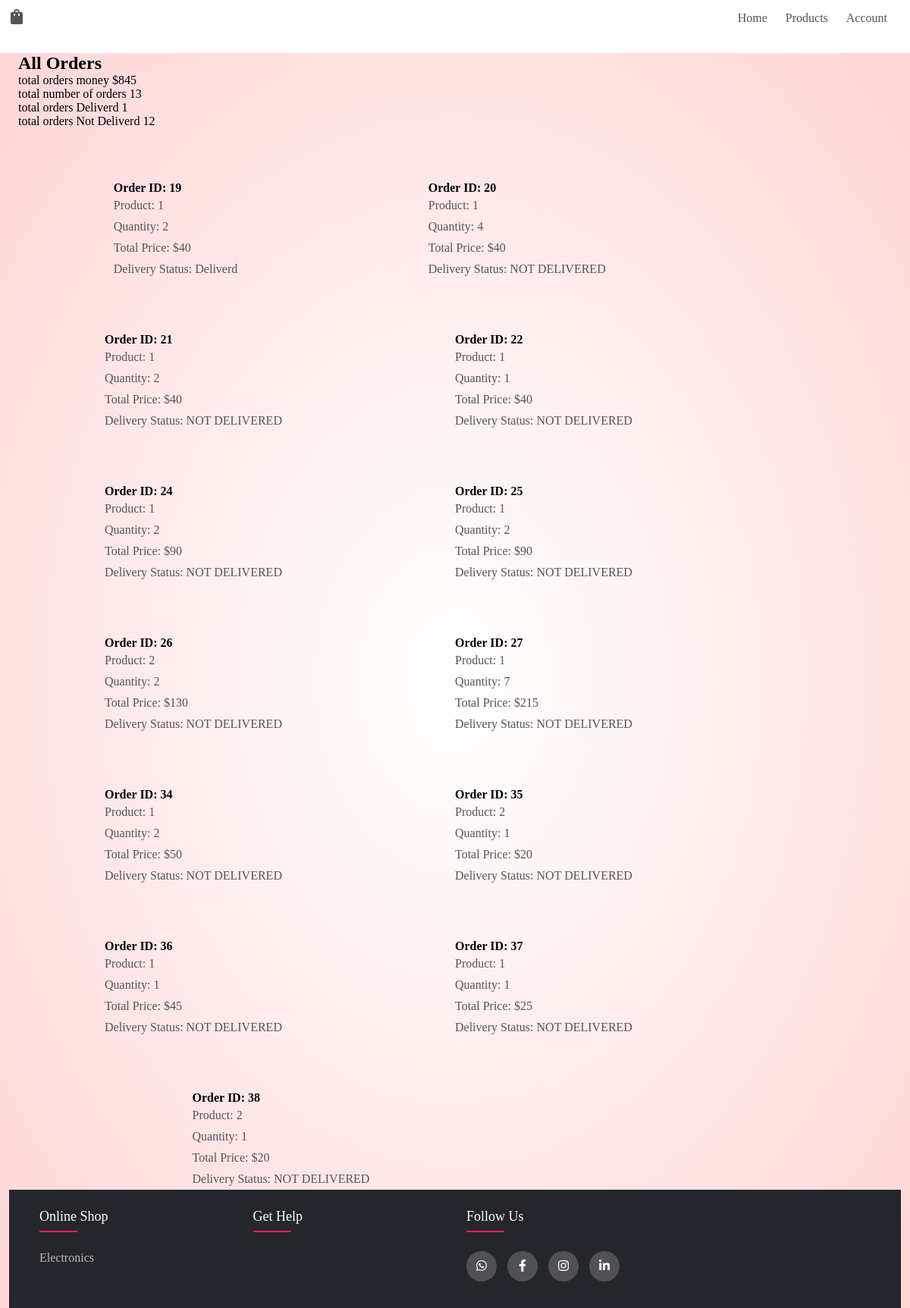
The app's page /admin_report.php, older data.
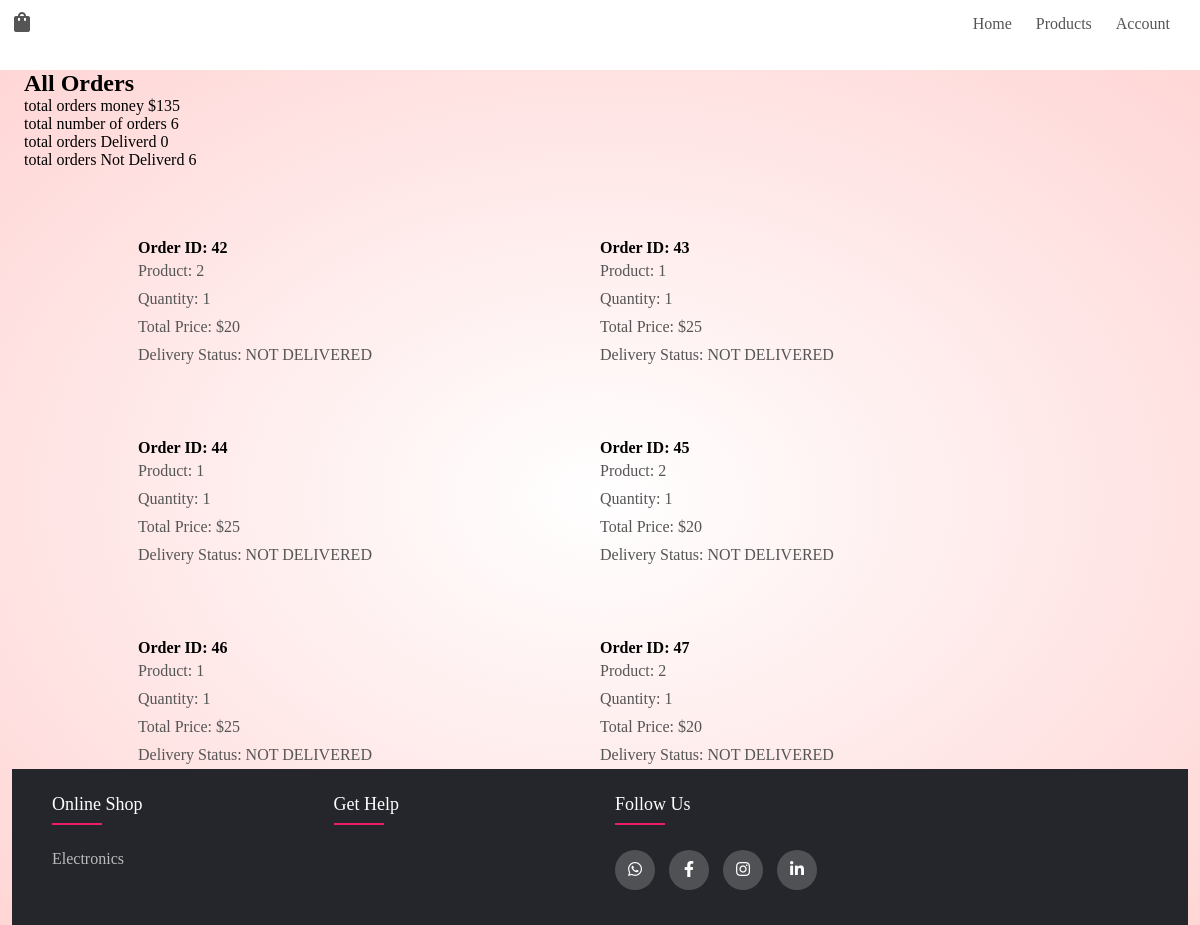
The same page, newer data.
### tables this page shows
CREATE TABLE `cart` (
  `cart_id` int(11) NOT NULL,
  `customer_id` int(11) DEFAULT NULL,
  `product_id` varchar(11) DEFAULT NULL,
  `quantity` int(11) DEFAULT NULL,
  `total_price` int(11) DEFAULT NULL,
  `delivery_status` varchar(255) DEFAULT 'NOT DELIVERED',
  `timestamp_col` timestamp NOT NULL DEFAULT current_timestamp()
);

### admin_report.php (the view, shortened to what this page needs)
<?php
include("headers_and_footer/header.php");
$conn = new mysqli('localhost', 'root', '', 'sa-project');
$sql = "SELECT * FROM cart";
$result = $conn->query($sql);
$result1 =$conn->query($sql);
$cnt=0;
$notdeliverd=0;
$deliverd=0;
$total_number_orders=0;
while($buffers = $result1->fetch_assoc()){
    $cnt+=$buffers["total_price"];
    $total_number_orders+=1;
    if($buffers["delivery_status"]==="NOT DELIVERED"){
        $notdeliverd+=1;
    }
    else    $deliverd+=1;
}
?>
<div class="container mt-5">
    <h2>All Orders</h2>
    <div>total orders money $<?php echo $cnt;?></div>
    <div>total number of orders <?php echo $total_number_orders;?></div>
    <div>total orders Deliverd <?php echo $deliverd;?></div>
    <div>total orders Not Deliverd <?php echo $notdeliverd;?></div>
    <?php
    $orderCount = 0;
    if ($result->num_rows > 0) {
        while ($row = $result->fetch_assoc()) {
            if ($orderCount % 2 == 0) {
                echo "<div class='row'>";
            }
            echo "<div class='col-md-6 mb-4'>";
            echo "<div class='order card'>";
            echo "<h4 class='card-header'>Order ID: " . $row['cart_id'] . "</h4>";
            echo "<div class='card-body'>";
            echo "<p class='card-text'>Product: " . $row['product_id'] . "</p>";
            echo "<p class='card-text'>Quantity: " . $row['quantity'] . "</p>";
            echo "<p class='card-text'>Total Price: $" . $row['total_price'] . "</p>";
            echo "<p class='card-text'>Delivery Status: " . $row['delivery_status'] . "</p>";
            echo "</div>";
            echo "</div>";
            echo "</div>";
            $orderCount++;
            if ($orderCount % 2 == 0) {
                echo "</div>";
            }
        }
        if ($orderCount % 2 != 0) {
            echo "</div>";
        }
    } else {
        echo "<p>No orders found.</p>";
    }
    ?>
</div>
<?php
include("headers_and_footer/footer.php");
?>

### headers_and_footer/header.php (shortened to what this page needs)
 <!DOCTYPE html>
<html lang="en">
  <head>
    <link rel="stylesheet" href="style.css" />
    <link rel="stylesheet" type="text/css" href="https://cdnjs.cloudflare.com/ajax/libs/font-awesome/5.15.1/css/all.min.css">
  </head>
<body>
    <div class="header">
     <div class="container">
          <div class="navbar">
          <div class="logo">
           <a href="index.php"><i class="material-icons">shopping_bag</i></a>
          </div>
          <nav>
            <ul id="MenuItems">
              <li><a href="index.php">Home</a></li>
              <li><a href="Electronics.php">Products</a></li>
              <?php
                $contact_s="<li><a href=\"contact.php\">Contact</a></li>";
                $account_s="<li><a href=\"account.php\">Account</a></li>";
               if(!isset($_SESSION["username"])){
                  echo $account_s;
              }
              else
              echo $contact_s;
              ?>
            </ul>
          </nav>
        </div>

### headers_and_footer/footer.php (shortened to what this page needs)
   <footer class="footer">
      <div class="container-f">
        <div class="row-f">
          <div class="footer-col">
            <h4>online shop</h4>
            <ul>
              <li><a href="Electronics.php">Electronics</a></li>
            </ul>
          </div>
          <div class="footer-col">
            <h4>get help</h4>
          </div>
            <div class="footer-col">
              <h4>follow us</h4>
              <div class="social-links">
                <a href="#"><i class="fab fa-whatsapp"></i></a>
                <a href="#"><i class="fab fa-facebook-f"></i></a>
                <a href="#"><i class="fab fa-instagram"></i></a>
                <a href="#"><i class="fab fa-linkedin-in"></i></a>
              </div>
          </div>
   </footer>
</body>
    </html>

### style.css (style rules this page uses)
* { margin: 0; padding: 0; box-sizing: border-box; }
.navbar { display: flex; align-items: center; padding: 10px; position: fixed; top: 0px; left: 0px; width: 100%; background-color: #fff; z-index: 1009; }
nav { flex: 1; text-align: right; }
nav ul { display: inline-block; list-style-type: none; }
nav ul li { display: inline-block; margin-right: 20px; }
a { text-decoration: none; color: #555; }
p { color: #555; }
.container { max-width: 1300px; margin: auto; padding-left: 25px; padding-right: 25px; min-height: 100vh; }
.row { display: flex; align-items: center; flex-wrap: wrap; justify-content: space-around; }
.header { background: radial-gradient(#fff, #ffd6d6); }
.header .row { margin-top: 70px; }
.container-f { max-width: 1170px; margin:auto; }
.row-f { display: flex; flex-wrap: wrap; }
ul { list-style: none; }
.footer { background-color: #24262b; width: 100%; padding: 25px; }
.footer-col { width: 25%; padding: 0 15px; }
.footer-col h4 { font-size: 18px; color: #ffffff; text-transform: capitalize; margin-bottom: 35px; font-weight: 500; position: relative; }
.footer-col h4::before { content: ''; position: absolute; left:0; bottom: -10px; background-color: #e91e63; height: 2px; box-sizing: border-box; width: 50px; }
.footer-col ul li a { font-size: 16px; text-transform: capitalize; color: #ffffff; text-decoration: none; font-weight: 300; color: #bbbbbb; display: block; transition: all 0.3s ease; }
.footer-col .social-links a { display: inline-block; height: 40px; width: 40px; background-color: rgba(255,255,255,0.2); margin:0 10px 10px 0; text-align: center; line-height: 40px; border-radius: 50%; color: #ffffff; transition: all 0.5s ease; }

### headers_and_footer/header.php (style rules this page uses)
* { box-sizing: border-box; }
.container { flex: 1; }
.row:after { content: ""; display: table; clear: both; }
p { line-height: 1.75; }
.container, .container-fluid, .container-xxl, .container-xl, .container-lg, .container-md, .container-sm { width: 100%; padding-right: var(--bs-gutter-x, 0.75rem); padding-left: var(--bs-gutter-x, 0.75rem); margin-right: auto; margin-left: auto; min-height: 80vh; }
*, *::before, *::after { box-sizing: border-box; }
div { display: block; }

Row changes from the older to the newer data that the page shows:
removed cart: cart_id "19", product "1", quantity "2", total_price "40", delivery_status "Deliverd"
removed cart: cart_id "20", product "1", quantity "4", total_price "40", delivery_status "NOT DELIVERED"
removed cart: cart_id "21", product "1", quantity "2", total_price "40", delivery_status "NOT DELIVERED"
removed cart: cart_id "22", product "1", quantity "1", total_price "40", delivery_status "NOT DELIVERED"
removed cart: cart_id "24", product "1", quantity "2", total_price "90", delivery_status "NOT DELIVERED"
removed cart: cart_id "25", product "1", quantity "2", total_price "90", delivery_status "NOT DELIVERED"
removed cart: cart_id "26", product "2", quantity "2", total_price "130", delivery_status "NOT DELIVERED"
removed cart: cart_id "27", product "1", quantity "7", total_price "215", delivery_status "NOT DELIVERED"
removed cart: cart_id "34", product "1", quantity "2", total_price "50", delivery_status "NOT DELIVERED"
removed cart: cart_id "35", product "2", quantity "1", total_price "20", delivery_status "NOT DELIVERED"
removed cart: cart_id "36", product "1", quantity "1", total_price "45", delivery_status "NOT DELIVERED"
removed cart: cart_id "37", product "1", quantity "1", total_price "25", delivery_status "NOT DELIVERED"
removed cart: cart_id "38", product "2", quantity "1", total_price "20", delivery_status "NOT DELIVERED"
added cart: cart_id "42", product "2", quantity "1", total_price "20", delivery_status "NOT DELIVERED"
added cart: cart_id "43", product "1", quantity "1", total_price "25", delivery_status "NOT DELIVERED"
added cart: cart_id "44", product "1", quantity "1", total_price "25", delivery_status "NOT DELIVERED"
added cart: cart_id "45", product "2", quantity "1", total_price "20", delivery_status "NOT DELIVERED"
added cart: cart_id "46", product "1", quantity "1", total_price "25", delivery_status "NOT DELIVERED"
added cart: cart_id "47", product "2", quantity "1", total_price "20", delivery_status "NOT DELIVERED"
Text that changed along with them:
$cnt: "845" → "135"
$total_number_orders: "13" → "6"
$deliverd: "1" → "0"
$notdeliverd: "12" → "6"
